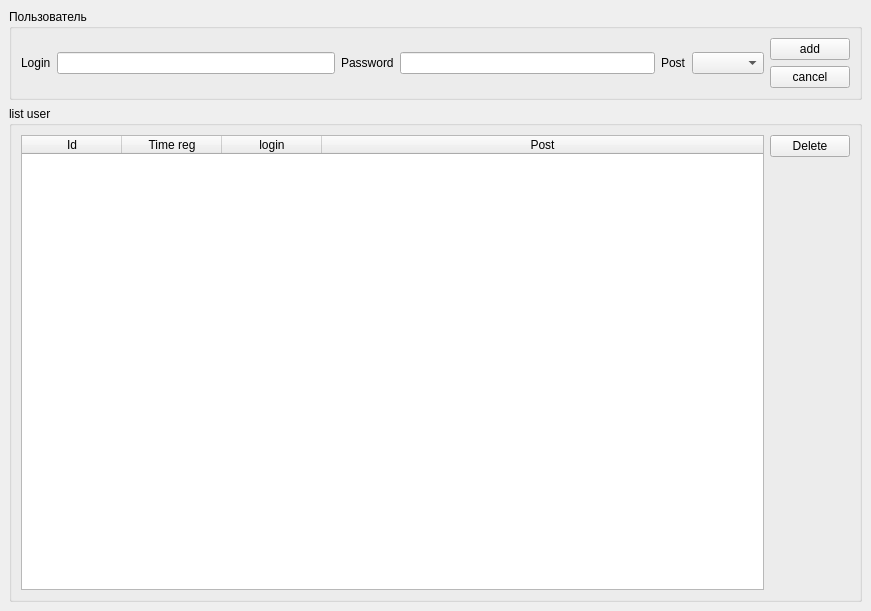
<?xml version="1.0" encoding="UTF-8"?>
<ui version="4.0">
 <class>MainWindow</class>
 <widget class="QMainWindow" name="MainWindow">
  <property name="geometry">
   <rect>
    <x>0</x>
    <y>0</y>
    <width>871</width>
    <height>611</height>
   </rect>
  </property>
  <property name="windowTitle">
   <string>Список пользователей</string>
  </property>
  <widget class="QWidget" name="centralwidget">
   <layout class="QVBoxLayout" name="verticalLayout_2">
    <item>
     <widget class="QGroupBox" name="groupBox">
      <property name="title">
       <string>Пользователь</string>
      </property>
      <layout class="QHBoxLayout" name="horizontalLayout_5">
       <item>
        <layout class="QHBoxLayout" name="horizontalLayout">
         <item>
          <widget class="QLabel" name="label">
           <property name="text">
            <string>Login</string>
           </property>
          </widget>
         </item>
         <item>
          <widget class="QLineEdit" name="line_login"/>
         </item>
        </layout>
       </item>
       <item>
        <layout class="QHBoxLayout" name="horizontalLayout_2">
         <item>
          <widget class="QLabel" name="label_2">
           <property name="text">
            <string>Password</string>
           </property>
          </widget>
         </item>
         <item>
          <widget class="QLineEdit" name="line_password">
           <property name="echoMode">
            <enum>QLineEdit::Password</enum>
           </property>
          </widget>
         </item>
        </layout>
       </item>
       <item>
        <layout class="QHBoxLayout" name="horizontalLayout_3">
         <item>
          <widget class="QLabel" name="label_3">
           <property name="text">
            <string>Post</string>
           </property>
          </widget>
         </item>
         <item>
          <widget class="QComboBox" name="cb_post"/>
         </item>
        </layout>
       </item>
       <item>
        <layout class="QVBoxLayout" name="verticalLayout">
         <item>
          <widget class="QPushButton" name="btn_add">
           <property name="text">
            <string>add</string>
           </property>
          </widget>
         </item>
         <item>
          <widget class="QPushButton" name="btn_reset">
           <property name="text">
            <string>cancel</string>
           </property>
          </widget>
         </item>
        </layout>
       </item>
      </layout>
     </widget>
    </item>
    <item>
     <widget class="QGroupBox" name="groupBox_2">
      <property name="title">
       <string>list user</string>
      </property>
      <layout class="QHBoxLayout" name="horizontalLayout_4">
       <item>
        <widget class="QTableWidget" name="tw_user_list">
         <property name="editTriggers">
          <set>QAbstractItemView::NoEditTriggers</set>
         </property>
         <property name="alternatingRowColors">
          <bool>true</bool>
         </property>
         <property name="selectionMode">
          <enum>QAbstractItemView::SingleSelection</enum>
         </property>
         <property name="selectionBehavior">
          <enum>QAbstractItemView::SelectRows</enum>
         </property>
         <attribute name="horizontalHeaderStretchLastSection">
          <bool>true</bool>
         </attribute>
         <column>
          <property name="text">
           <string>Id</string>
          </property>
         </column>
         <column>
          <property name="text">
           <string>Time reg</string>
          </property>
         </column>
         <column>
          <property name="text">
           <string>login</string>
          </property>
         </column>
         <column>
          <property name="text">
           <string>Post</string>
          </property>
         </column>
        </widget>
       </item>
       <item>
        <layout class="QVBoxLayout" name="verticalLayout_3">
         <item>
          <widget class="QPushButton" name="btn_delete">
           <property name="text">
            <string>Delete</string>
           </property>
          </widget>
         </item>
         <item>
          <spacer name="verticalSpacer">
           <property name="orientation">
            <enum>Qt::Vertical</enum>
           </property>
           <property name="sizeHint" stdset="0">
            <size>
             <width>20</width>
             <height>40</height>
            </size>
           </property>
          </spacer>
         </item>
        </layout>
       </item>
      </layout>
     </widget>
    </item>
   </layout>
  </widget>
 </widget>
 <resources/>
 <connections/>
</ui>
